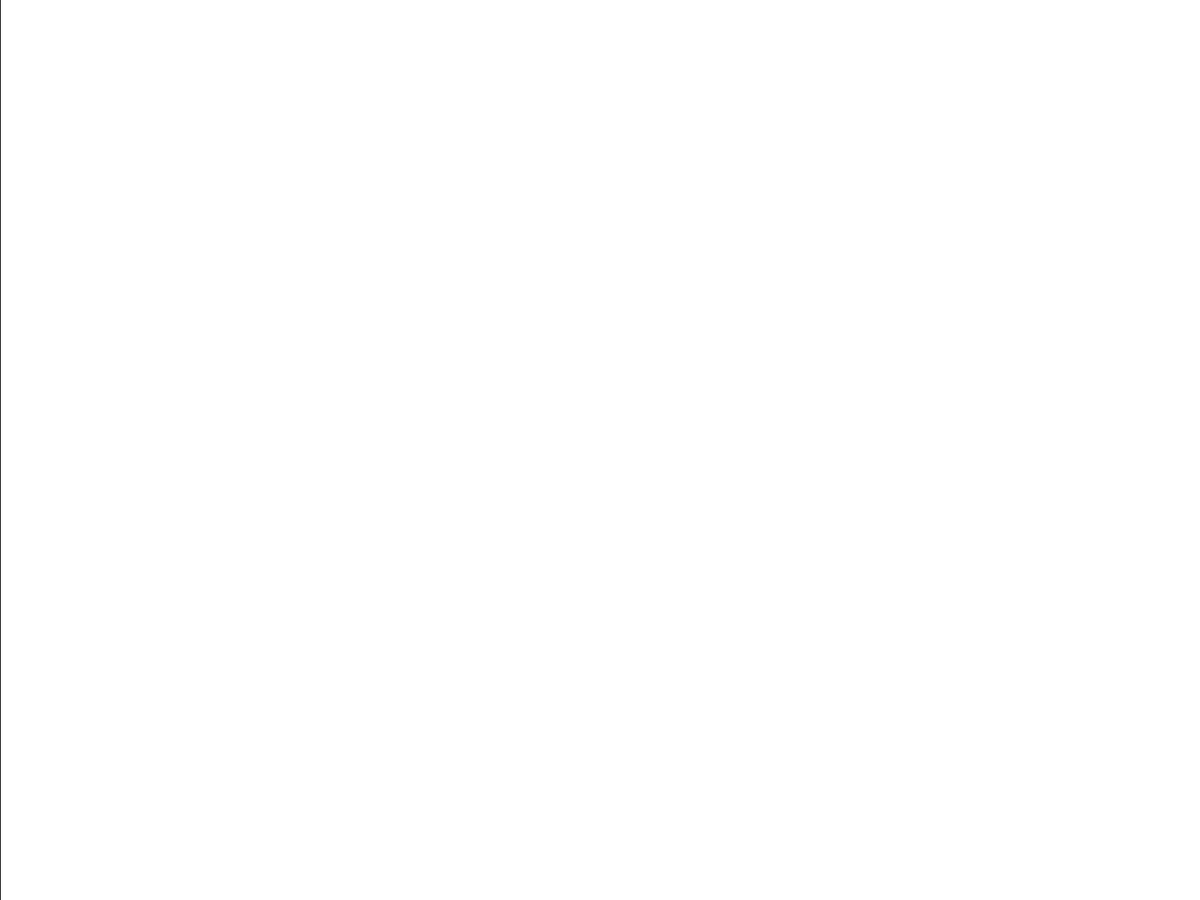
Frame 1 (no input)
Frame 60 (the mouse pressed at the canvas centre just before this capture): identical to frame 1, image omitted
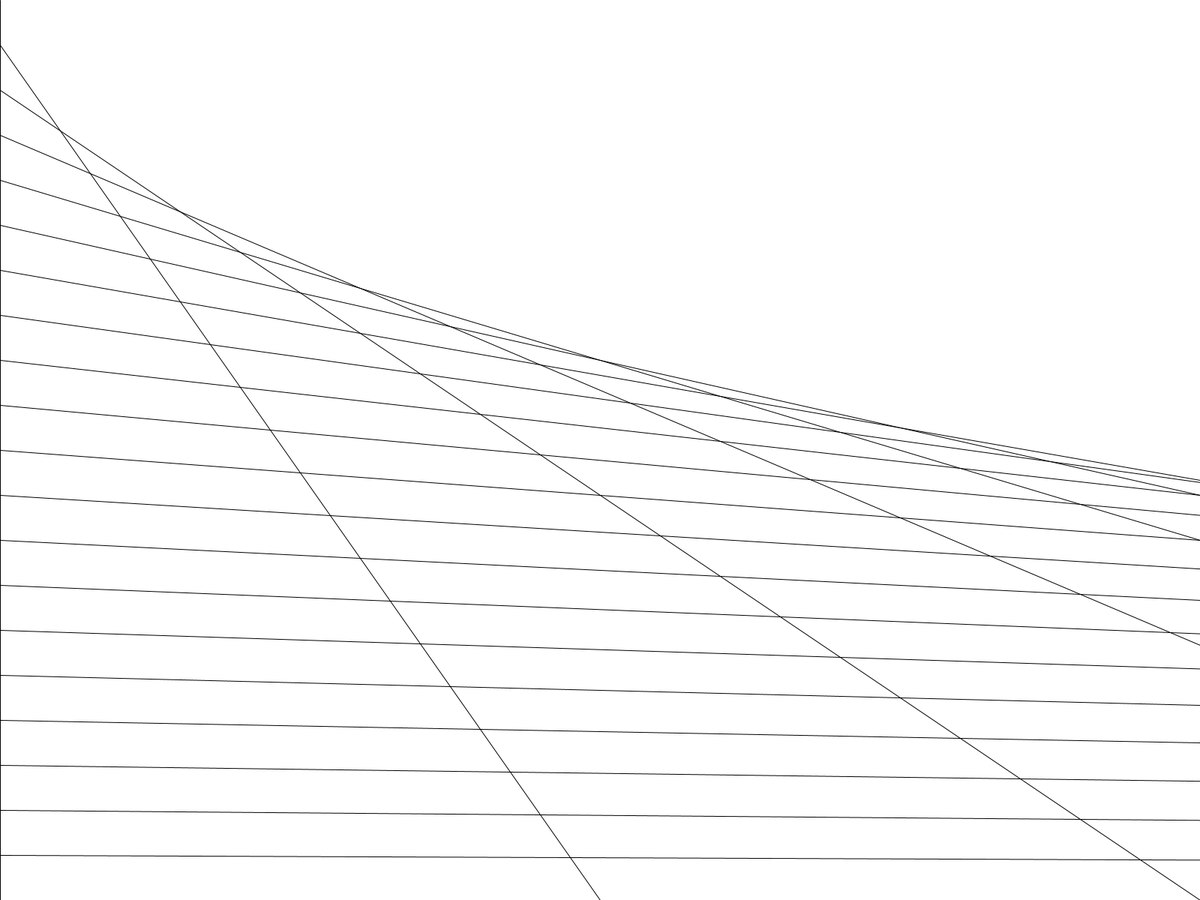
Frame 120 (the mouse held since frame 60 and released just before this capture)

The Processing sketch that drew these frames (run headless with seeded random() and noise(); from frame 60 on, the mouse is pressed at the canvas centre):

// Processing sketch: Curve
// ── Curve.pde
float curvex=1;
float curvey=1;
void setup() {
  fullScreen();
  background(255);
}
void draw() {
  curvex=mouseX/10;
  curvey=mouseY/100;
  background(255);
  for(int i=0; i<height; i+=10) {
    //stroke(random(255),random(255),random(255));
    line(0,i*curvey,i*curvex,height);
  }  
}
